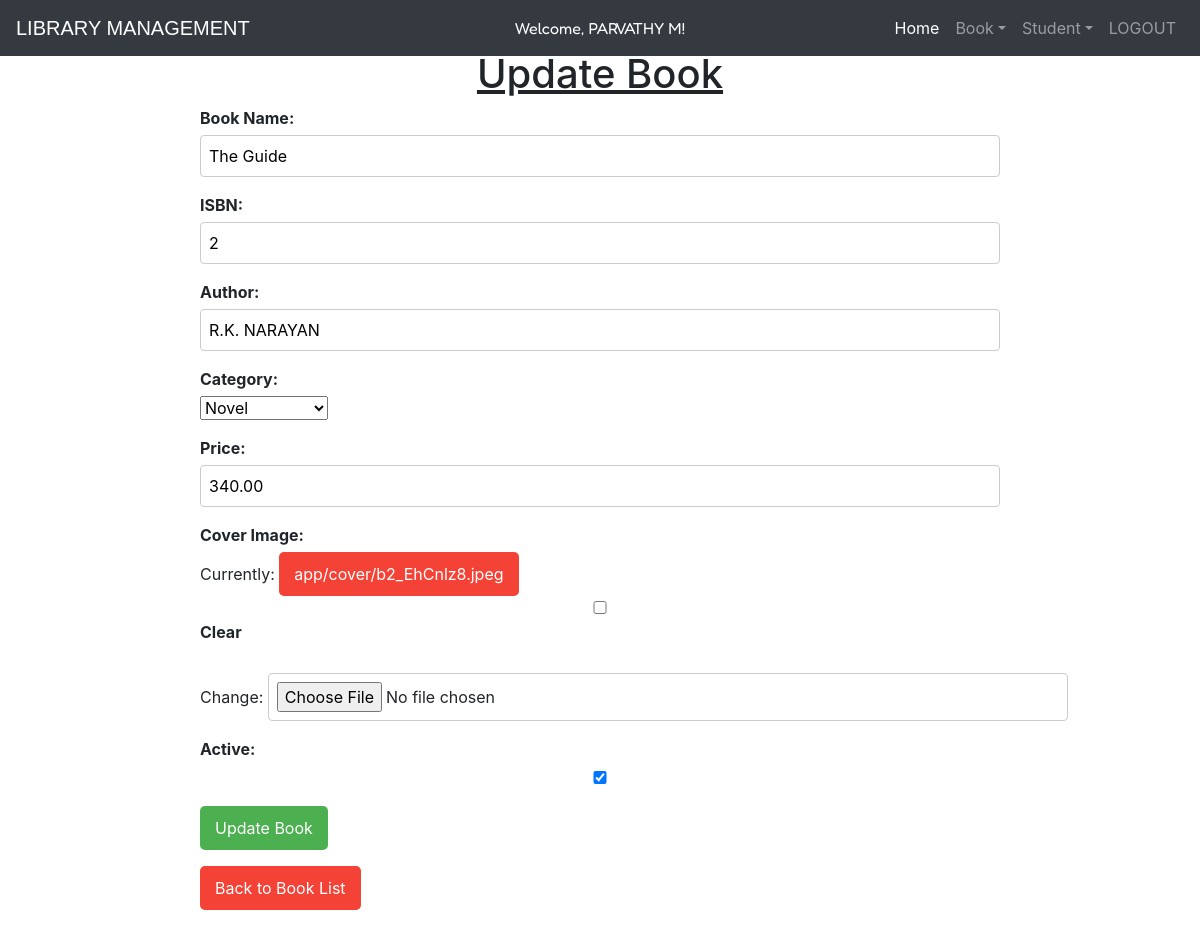
The page /update_book/14/ (signed in) on the database its author committed.
### app/models.py (models this page shows, shortened)
class customuser(AbstractUser):
    phone = models.CharField(max_length=15, blank=True, null=True)
    is_admin = models.BooleanField(default=False)
    is_user = models.BooleanField(default=False)
    branch = models.CharField(max_length=100, blank=True)  # Make sure this field exists
    enrollment = models.CharField(max_length=15, blank=True, null=True)

class Book(models.Model):
    catchoice= [
        ('education', 'Education'),
        ('entertainment', 'Entertainment'),
        ('comics', 'Comics'),
        ('biography', 'Biography'),
        ('history', 'History'),
        ('novel', 'Novel'),
        ('fantasy', 'Fantasy'),
        ('thriller', 'Thriller'),
        ('romance', 'Romance'),
        ('scifi','Sci-Fi')
        ]
    name=models.CharField(max_length=30)
    isbn=models.PositiveIntegerField()
    author=models.CharField(max_length=40)
    price = models.DecimalField(max_digits=10, decimal_places=2)
    category=models.CharField(max_length=30,choices=catchoice,default='education')
    cover = models.ImageField(upload_to='app/cover', null=True, blank=True)
    issue_date = models.DateField(default=timezone.now)
    due_date = models.DateField(null=True, blank=True)
    is_active = models.BooleanField(default=True)
    is_sold = models.BooleanField(default=False)  # Add this field
    sold_to = models.ForeignKey(customuser, on_delete=models.SET_NULL, null=True, blank=True, related_name='purchased_books')
    is_issued= models.BooleanField(default=False)  # Add this field

### app/views.py (the view)
# urls.py: path('update_book/<int:book_id>/', views.update_book, name='update_book'),
@user_passes_test(is_admin_user)
@login_required(login_url='adminlogin')
def update_book(request, book_id):
    book = get_object_or_404(Book, id=book_id)
    if request.method == 'POST':
        form = BookForm(request.POST, request.FILES, instance=book)
        if form.is_valid():
            book = form.save()
            print("Book saved:", book)  # Check if book is saved
            return redirect('view_books')
        else:
            print("Form errors:", form.errors)  # Check form errors
    else:
        form = BookForm(instance=book)
    print("Redirecting to update_book.html")  # Check redirect
    return render(request, 'update_book.html', {'form': form, 'book': book})

### app/forms.py
class BookForm(forms.ModelForm):
    class Meta:
        model = Book
        fields = ['name', 'isbn', 'author', 'category','cover','price','is_active']
        widgets = {
            'category': forms.Select(choices=Book.catchoice),
        }

### app/views.py (called while the page is built)
def is_admin_user(user):
    return user.is_authenticated and user.is_admin

### templates/update_book.html (shortened to what this page needs)
<!DOCTYPE html>
<html lang="en" dir="ltr">
<head>
</head>
<body>
    {% include 'base2.html' %}
    <h1 style="margin-top: 50px; text-align: center; text-decoration: underline;">Update Book</h1>
    <form method="post" enctype="multipart/form-data">
        <div class="form-group">
            <label for="{{ form.name.id_for_label }}">Book Name:</label>
            {{ form.name }}
        </div>
        <div class="form-group">
            <label for="{{ form.isbn.id_for_label }}">ISBN:</label>
            {{ form.isbn }}
        </div>
        <div class="form-group">
            <label for="{{ form.author.id_for_label }}">Author:</label>
            {{ form.author }}
        </div>
        <div class="form-group">
            <label for="{{ form.category.id_for_label }}">Category:</label>
            {{ form.category }}
        </div>
        <div class="form-group">
            <label for="{{ form.price.id_for_label }}">Price:</label>
            {{ form.price }}
        </div>
        <div class="form-group">
            <label for="{{ form.cover.id_for_label }}">Cover Image:</label>
            {{ form.cover }}
        </div>
        <div class="form-group">
            <label for="{{ form.is_active.id_for_label }}">Active:</label>
            {{ form.is_active }}
        </div>
        <div class="form-group">
            <button type="submit">Update Book</button>
        </div>
    </form>
    <div class="form-group">
        <a href="{% url 'view_books' %}">Back to Book List</a>
    </div>
</body>
</html>

### templates/base2.html (shortened to what this page needs)
<!DOCTYPE html>
{% load static %}
<html lang="en">
<head>
    <link rel="stylesheet" href="https://stackpath.bootstrapcdn.com/bootstrap/4.3.1/css/bootstrap.min.css">
    <link rel="stylesheet" href="https://maxcdn.bootstrapcdn.com/font-awesome/4.7.0/css/font-awesome.min.css">
</head>
<body>
<div class="bs-example">
    <nav class="navbar navbar-expand-md bg-dark navbar-dark fixed-top">
        <a href="/" class="navbar-brand">LIBRARY MANAGEMENT</a>
        <div class="collapse navbar-collapse">
            <div style="color: white;position: absolute; left: 50%;transform: translateX(-50%); font-family: Fredoka, sans-serif;  font-optical-sizing: auto  ; font-style: normal;">
                {% if user.is_authenticated %}
                    Welcome, {{ user.first_name }}!
                {% endif %}
            </div>
            <div class="navbar-nav ml-auto">
                <a href="{% url 'admindashboard' %}" class="nav-item nav-link active">Home</a>
                <div class="nav-item dropdown">
                    <a href="#" class="nav-link dropdown-toggle" data-toggle="dropdown">Book</a>
                </div>
                <div class="nav-item dropdown">
                    <a href="#" class="nav-link dropdown-toggle" data-toggle="dropdown">Student</a>
                </div>
                <a href="{% url 'logout' %}" class="nav-item nav-link">LOGOUT</a>
            </div>
        </div>
    </nav>
</div>
</body>
</html>

### templates/update_book.html (style rules this page uses)
.form-group { margin-left: 200px; }
.form-group label { display: block; font-weight: bold; margin-bottom: 5px; }
.form-group input, .form-group textarea { width: 80%; padding: 8px; box-sizing: border-box; border: 1px solid #ccc; border-radius: 4px; }
.form-group button { padding: 10px 15px; background-color: #4CAF50; color: white; border: none; border-radius: 5px; cursor: pointer; }
.form-group a { display: inline-block; padding: 10px 15px; background-color: #f44336; color: white; text-decoration: none; border-radius: 5px; }

### templates/base2.html (style rules this page uses)
.bs-example { margin: 0px; }
.navbar-brand { font-size: 20px; font-family: sans-serif; }

### rows shown on the page
customuser: first_name "PARVATHY M"
Book: name "The Guide", isbn "2", author "R.K. NARAYAN", category "Novel", price "340.00", is_active "☑"
